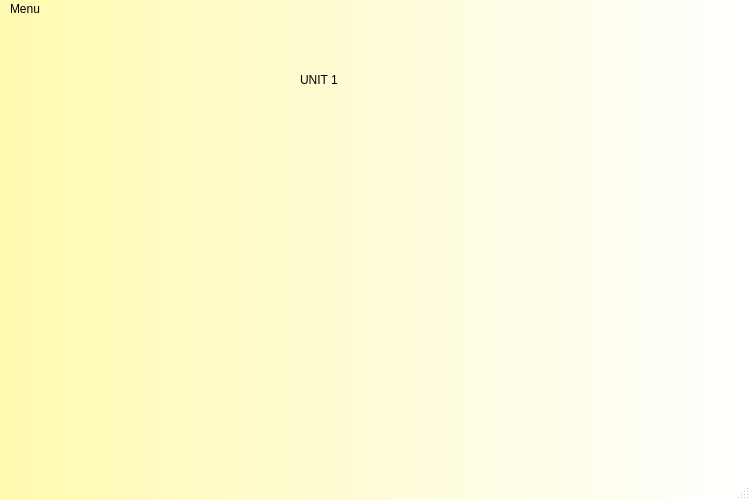
<?xml version="1.0" encoding="UTF-8"?>
<ui version="4.0">
 <class>screen3</class>
 <widget class="QMainWindow" name="screen3">
  <property name="geometry">
   <rect>
    <x>0</x>
    <y>0</y>
    <width>750</width>
    <height>500</height>
   </rect>
  </property>
  <property name="sizePolicy">
   <sizepolicy hsizetype="Fixed" vsizetype="Fixed">
    <horstretch>0</horstretch>
    <verstretch>0</verstretch>
   </sizepolicy>
  </property>
  <property name="minimumSize">
   <size>
    <width>750</width>
    <height>500</height>
   </size>
  </property>
  <property name="maximumSize">
   <size>
    <width>750</width>
    <height>500</height>
   </size>
  </property>
  <property name="windowTitle">
   <string>Physim-Unit 1</string>
  </property>
  <property name="styleSheet">
   <string notr="true">QWidget#widget{
	background-color: qlineargradient(spread:pad, x1:0, y1:0, x2:1, y2:0, stop:0 rgba(255, 250, 176, 255), stop:1 rgba(255, 255, 255, 255));}
QMenuBar#menubar{
	background-color:qlineargradient(spread:pad, x1:0, y1:0, x2:1, y2:0, stop:0 rgba(255, 250, 176, 255), stop:1 rgba(255, 255, 255, 255));}
QStatusBar#statusbar{
	background-color: qlineargradient(spread:pad, x1:0, y1:0, x2:1, y2:0, stop:0 rgba(255, 250, 176, 255), stop:1 rgba(255, 255, 255, 255));}</string>
  </property>
  <widget class="QWidget" name="widget">
   <widget class="QLabel" name="label">
    <property name="geometry">
     <rect>
      <x>300</x>
      <y>40</y>
      <width>611</width>
      <height>41</height>
     </rect>
    </property>
    <property name="styleSheet">
     <string notr="true">font: 36pt &quot;MS Shell Dlg 2&quot;;</string>
    </property>
    <property name="text">
     <string>UNIT 1</string>
    </property>
   </widget>
  </widget>
  <widget class="QMenuBar" name="menubar">
   <property name="geometry">
    <rect>
     <x>0</x>
     <y>0</y>
     <width>750</width>
     <height>21</height>
    </rect>
   </property>
   <widget class="QMenu" name="Menu">
    <property name="title">
     <string>Menu</string>
    </property>
    <addaction name="Home"/>
    <addaction name="Logout"/>
   </widget>
   <addaction name="Menu"/>
  </widget>
  <widget class="QStatusBar" name="statusbar"/>
  <action name="Home">
   <property name="text">
    <string>Home</string>
   </property>
  </action>
  <action name="Logout">
   <property name="text">
    <string>Logout</string>
   </property>
  </action>
 </widget>
 <resources/>
 <connections/>
</ui>
